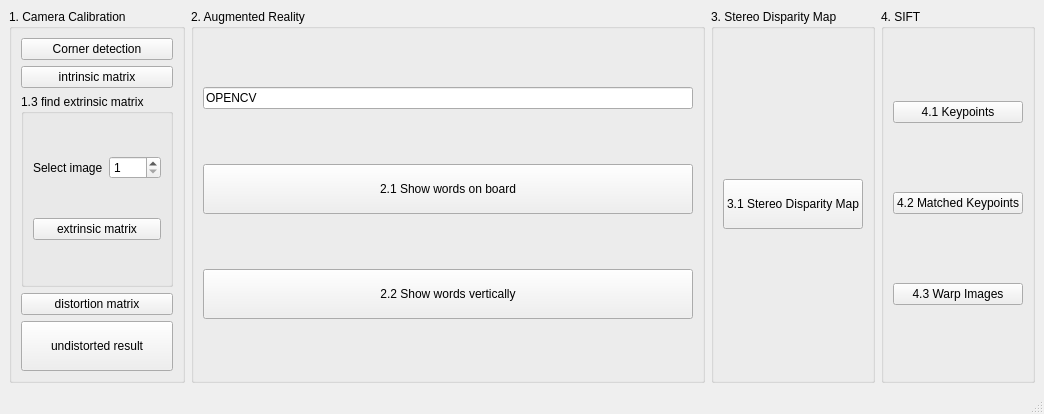
<?xml version="1.0" encoding="UTF-8"?>
<ui version="4.0">
 <class>MainWindow</class>
 <widget class="QMainWindow" name="MainWindow">
  <property name="geometry">
   <rect>
    <x>0</x>
    <y>0</y>
    <width>1044</width>
    <height>414</height>
   </rect>
  </property>
  <property name="windowTitle">
   <string>P76104833-hw1</string>
  </property>
  <widget class="QWidget" name="centralwidget">
   <layout class="QHBoxLayout" name="horizontalLayout">
    <item>
     <widget class="QGroupBox" name="groupBox">
      <property name="title">
       <string>1. Camera Calibration </string>
      </property>
      <layout class="QVBoxLayout" name="verticalLayout_3">
       <item>
        <widget class="QPushButton" name="btn1_1">
         <property name="text">
          <string>Corner detection</string>
         </property>
        </widget>
       </item>
       <item>
        <widget class="QPushButton" name="btn1_2">
         <property name="text">
          <string>intrinsic matrix</string>
         </property>
        </widget>
       </item>
       <item>
        <widget class="QGroupBox" name="groupBox_2">
         <property name="title">
          <string>1.3 find extrinsic matrix</string>
         </property>
         <layout class="QGridLayout" name="gridLayout">
          <item row="0" column="0">
           <widget class="QLabel" name="label">
            <property name="maximumSize">
             <size>
              <width>120</width>
              <height>16777215</height>
             </size>
            </property>
            <property name="text">
             <string>Select image</string>
            </property>
           </widget>
          </item>
          <item row="1" column="0" colspan="2">
           <widget class="QPushButton" name="btn1_3">
            <property name="text">
             <string>extrinsic matrix</string>
            </property>
           </widget>
          </item>
          <item row="0" column="1">
           <widget class="QSpinBox" name="spinBox1_3">
            <property name="cursor">
             <cursorShape>ArrowCursor</cursorShape>
            </property>
            <property name="minimum">
             <number>1</number>
            </property>
            <property name="maximum">
             <number>15</number>
            </property>
           </widget>
          </item>
         </layout>
        </widget>
       </item>
       <item>
        <widget class="QPushButton" name="btn1_4">
         <property name="text">
          <string>distortion matrix</string>
         </property>
        </widget>
       </item>
       <item>
        <widget class="QPushButton" name="btn1_5">
         <property name="minimumSize">
          <size>
           <width>0</width>
           <height>50</height>
          </size>
         </property>
         <property name="text">
          <string>undistorted result</string>
         </property>
        </widget>
       </item>
      </layout>
     </widget>
    </item>
    <item>
     <widget class="QGroupBox" name="groupBox_3">
      <property name="title">
       <string>2. Augmented Reality </string>
      </property>
      <layout class="QVBoxLayout" name="verticalLayout_5">
       <item>
        <widget class="QLineEdit" name="lineEdit2">
         <property name="text">
          <string>OPENCV</string>
         </property>
         <property name="maxLength">
          <number>6</number>
         </property>
        </widget>
       </item>
       <item>
        <widget class="QPushButton" name="btn2_1">
         <property name="minimumSize">
          <size>
           <width>0</width>
           <height>50</height>
          </size>
         </property>
         <property name="text">
          <string>2.1 Show words on board</string>
         </property>
        </widget>
       </item>
       <item>
        <widget class="QPushButton" name="btn2_2">
         <property name="minimumSize">
          <size>
           <width>0</width>
           <height>50</height>
          </size>
         </property>
         <property name="text">
          <string>2.2 Show words vertically</string>
         </property>
        </widget>
       </item>
      </layout>
     </widget>
    </item>
    <item>
     <widget class="QGroupBox" name="groupBox_4">
      <property name="title">
       <string>3. Stereo Disparity Map </string>
      </property>
      <layout class="QVBoxLayout" name="verticalLayout_6">
       <item>
        <widget class="QPushButton" name="btn3_1">
         <property name="minimumSize">
          <size>
           <width>0</width>
           <height>50</height>
          </size>
         </property>
         <property name="text">
          <string>3.1 Stereo Disparity Map</string>
         </property>
        </widget>
       </item>
      </layout>
     </widget>
    </item>
    <item>
     <widget class="QGroupBox" name="groupBox_5">
      <property name="title">
       <string>4. SIFT</string>
      </property>
      <layout class="QVBoxLayout" name="verticalLayout">
       <item>
        <widget class="QPushButton" name="btn4_1">
         <property name="text">
          <string>4.1 Keypoints</string>
         </property>
        </widget>
       </item>
       <item>
        <widget class="QPushButton" name="btn4_2">
         <property name="text">
          <string>4.2 Matched Keypoints</string>
         </property>
        </widget>
       </item>
       <item>
        <widget class="QPushButton" name="btn4_3">
         <property name="text">
          <string>4.3 Warp Images</string>
         </property>
        </widget>
       </item>
      </layout>
     </widget>
    </item>
   </layout>
  </widget>
  <widget class="QStatusBar" name="statusbar"/>
 </widget>
 <resources/>
 <connections/>
</ui>
